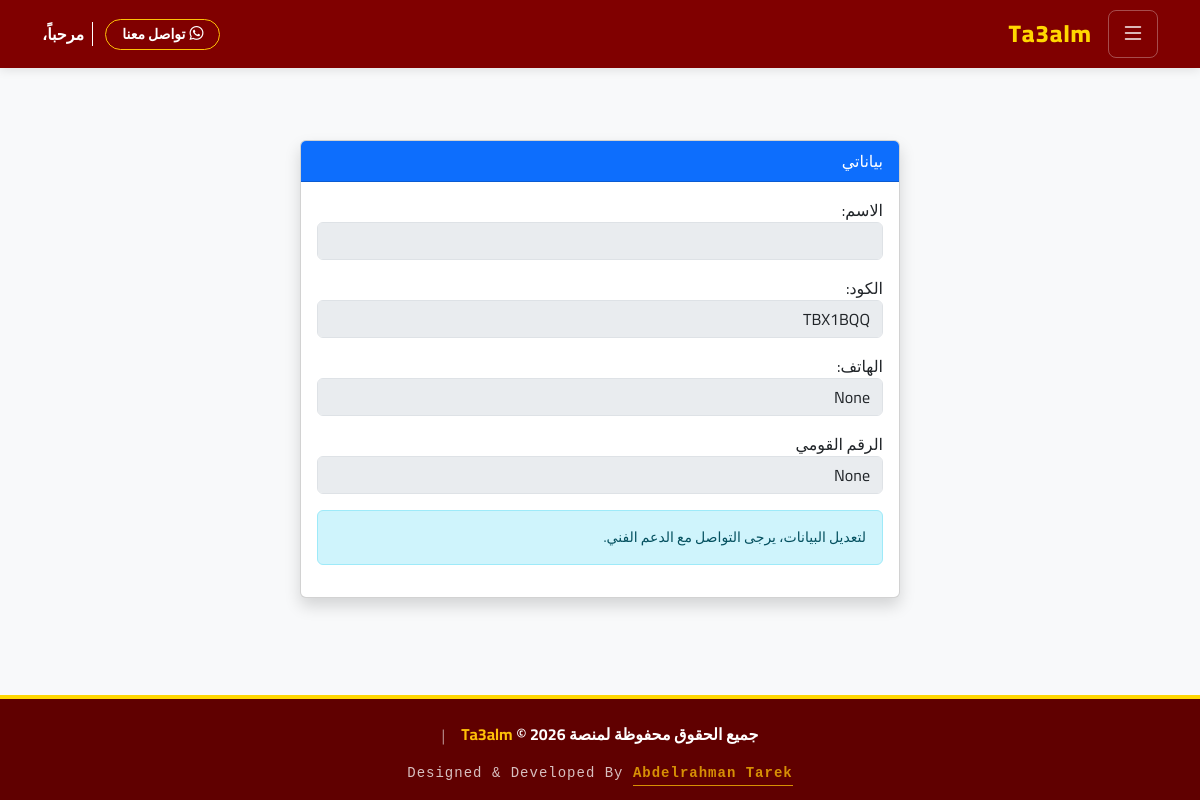
Page /student/settings/ (signed in) on the earlier database version.
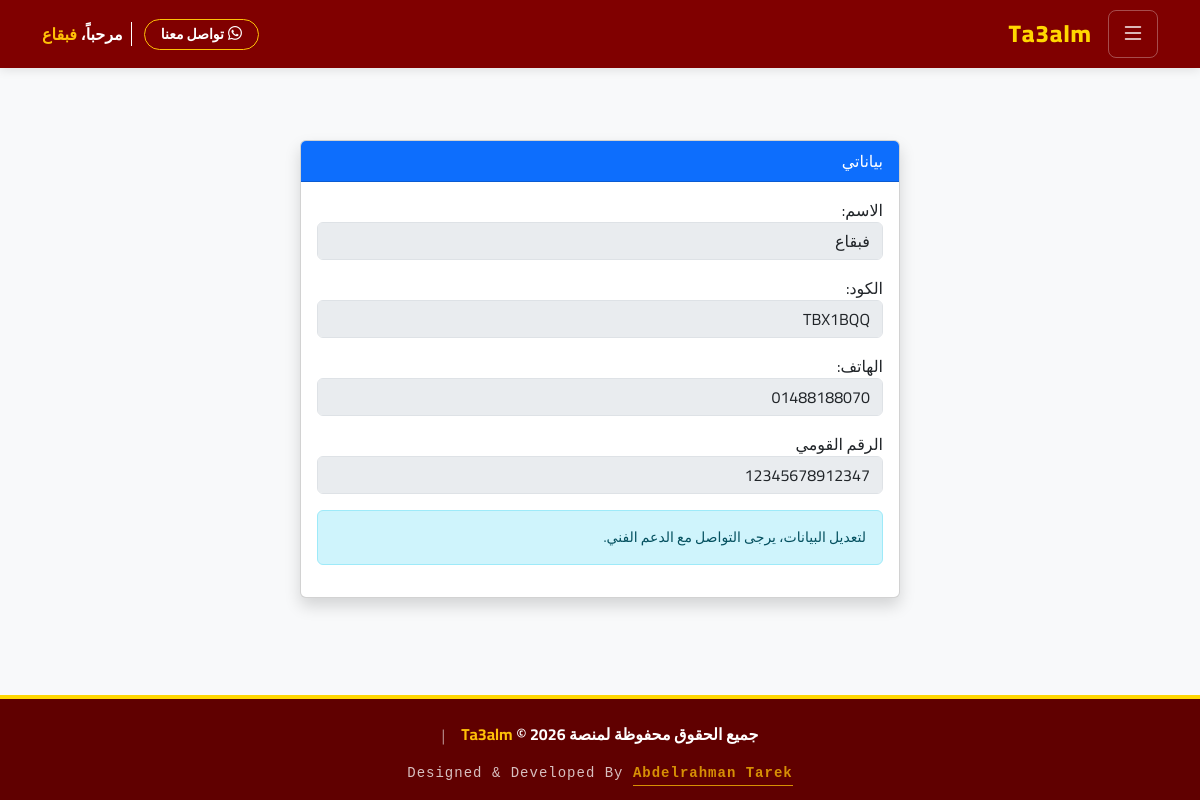
Same page on the later database version.
### accounts/models.py (models this page shows, shortened)
class User(AbstractUser):
    role = models.CharField(max_length=20, choices=ROLE_CHOICES, default='student', verbose_name=_('نوع المستخدم'))
    phone = models.CharField(max_length=15, blank=True, null=True, verbose_name=_('رقم الهاتف'))
    national_id = models.CharField(max_length=14, blank=True, null=True, unique=True, verbose_name=_('الرقم القومي'))
    custom_id = models.CharField(max_length=10, blank=True, null=True, unique=True, verbose_name=_('كود المستخدم'))
    is_banned = models.BooleanField(default=False, verbose_name=_('محظور'))

### students/views.py (the view)
# urls.py: path('settings/', views.student_settings, name='student_settings'),
@login_required
def student_settings(request):
    if request.user.role != 'student': return redirect('home')
    return render(request, 'students/settings.html', {'student': request.user})

### core/context_processors.py (called while the page is built)
def notifications(request):
    if request.user.is_authenticated:
        notifs = Notification.objects.filter(recipient=request.user)[:5]
        unread_count = Notification.objects.filter(recipient=request.user, is_read=False).count()
        return {'notifications': notifs, 'unread_count': unread_count}
    return {}

### core/models.py (called while the page is built)
    @classmethod
    def load(cls):
        obj, created = cls.objects.get_or_create(pk=1)
        return obj

### templates/students/settings.html (shortened to what this page needs)
{% extends 'base.html' %}
{% load i18n %}
{% block content %}
<div class="container py-5">
    <div class="card shadow mx-auto" style="max-width: 600px;">
        <div class="card-header bg-primary text-white">{% trans "بياناتي" %}</div>
        <div class="card-body">
            <label>{% trans "الاسم:" %}</label> <input class="form-control mb-3" value="{{ student.first_name }} {{ student.last_name }}" disabled>
            <label>{% trans "الكود:" %}</label> <input class="form-control mb-3" value="{{ student.custom_id }}" disabled>
            <label>{% trans "الهاتف:" %}</label> <input class="form-control mb-3" value="{{ student.phone }}" disabled>
            <label>{% trans "الرقم القومي" %}</label> <input class="form-control mb-3" value="{{ student.national_id }}" disabled>
            <div class="alert alert-info small">{% trans "لتعديل البيانات، يرجى التواصل مع الدعم الفني." %}</div>
        </div>
    </div>
</div>
{% endblock %}

### templates/base.html (shortened to what this page needs)
{% load static %}
{% load i18n %}
{% get_current_language as LANGUAGE_CODE %}
<!DOCTYPE html>
<html lang="{{ LANGUAGE_CODE }}" dir="{% if LANGUAGE_CODE == 'ar' %}rtl{% else %}ltr{% endif %}">
<head>
    {% if LANGUAGE_CODE == 'ar' %}
        <link rel="stylesheet" href="https://cdn.jsdelivr.net/npm/bootstrap@5.3.0/dist/css/bootstrap.rtl.min.css">
    {% else %}
        <link rel="stylesheet" href="https://cdn.jsdelivr.net/npm/bootstrap@5.3.0/dist/css/bootstrap.min.css">
        <link href="https://fonts.googleapis.com/css2?family=Roboto:wght@400;500;700;900&display=swap" rel="stylesheet">
        <style>body { font-family: 'Roboto', sans-serif; }</style>
    {% endif %}
    <link rel="stylesheet" href="https://cdn.jsdelivr.net/npm/bootstrap-icons@1.11.3/font/bootstrap-icons.min.css">
</head>
<body>
    <nav class="top-navbar sticky-top">
        <div class="container d-flex justify-content-between align-items-center">
            <div class="d-flex align-items-center gap-3">
                <button class="btn menu-btn" type="button" data-bs-toggle="offcanvas" data-bs-target="#sidebarMenu">
                    <i class="bi bi-list fs-4"></i>
                </button>
                <a href="{% url 'home' %}" class="brand-logo">Ta3alm</a>
            </div>
            <div class="d-flex align-items-center gap-2">
                <a href="https://wa.me/+201507200894" target="_blank" class="btn btn-sm btn-outline-warning text-white fw-bold d-flex align-items-center rounded-pill px-3 mobile-small-text nowrap-text">
                    <i class="bi bi-whatsapp me-1"></i>
                    <span>{% trans "تواصل معنا" %}</span>
                </a>
                {% if user.is_authenticated %}
                    <div class="text-white d-none d-sm-block fw-bold border-start border-white ps-2 ms-1 mobile-small-text nowrap-text">
                        {% trans "مرحباً،" %} <span class="text-warning">{{ user.first_name }}</span>
                    </div>
                {% endif %}
            </div>
        </div>
    </nav>
    <main class="py-4">
        {% block content %}{% endblock %}
    </main>
    <footer class="text-white pt-4 pb-3" style="background-color: #600000; border-top: 4px solid #FFD700;">
        <div class="container text-center">
            <div class="row justify-content-center align-items-center mb-3">
                <div class="col-lg-10">
                    <div class="d-flex flex-column flex-md-row justify-content-center align-items-center gap-3">
                        <h6 class="mb-0 fw-bold">
                            {% trans "جميع الحقوق محفوظة لمنصة" %} <span class="text-warning">Ta3alm</span> &copy; {% now "Y" %}
                        </h6>
                        <span class="d-none d-md-block text-white-50">|</span>
                    </div>
                </div>
            </div>
            <div class="row">
                <div class="col-12">
                    <p class="small mb-0 opacity-75 code-font">
                        Designed & Developed By
                        <a href="https://man9000442-hub.github.io/Eng-Abdelrahman-prot/" target="_blank" class="text-warning fw-bold text-decoration-none border-bottom border-warning pb-1">
                            Abdelrahman Tarek
                        </a>
                    </p>
                </div>
            </div>
        </div>
    </footer>
</body>
</html>

Differences in the rows shown:
changed User "TBX1BQQ": first_name (not shown) → "فبقاع"; phone "None" → "01488188070"; national_id "None" → "12345678912347"
